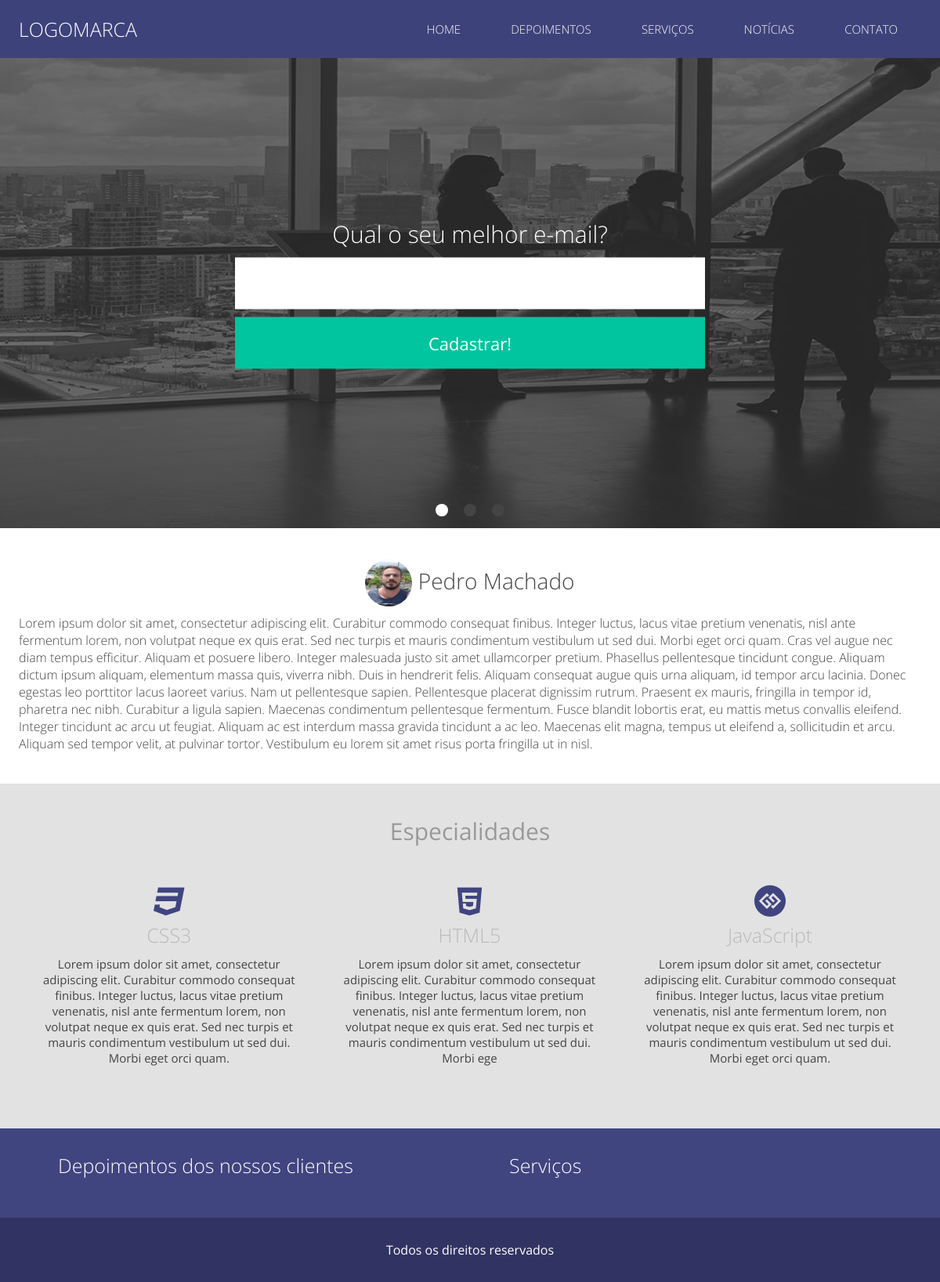
The page / on the database its author committed.
### classes/MySql.php (called while the page is built)
<?php
	class MySql{
		private static $pdo;
		public static function conectar(){
			if(self::$pdo == null){
				try{
				self::$pdo = new PDO('mysql:host='.HOST.';dbname='.DATABASE,USER,PASSWORD,array(PDO::MYSQL_ATTR_INIT_COMMAND => "SET NAMES utf8"));
				self::$pdo->setAttribute(PDO::ATTR_ERRMODE,PDO::ERRMODE_EXCEPTION);
				}catch(Exception $e){
					echo '<h2>Erro ao conectar</h2>';
				}
			}
			return self::$pdo;
		}
	}
?>

### pages/home.php (the view, shortened to what this page needs)
<section class="banner-container">
		<div class="center">
		<form class="ajax-form" method="post">
			<h2>Qual o seu melhor e-mail?</h2>
			<input type="email" name="email" required />
			<input type="submit" name="acao" value="Cadastrar!">
		</form>
		</div>
		<div class="bullets"></div>
</section>
	<section class="descricao-autor">
		<div class="center">
		<div class="w100 left">
			<h2 class="text-center"><img src="<?php echo INCLUDE_PATH ?>images/foto.jpg" /> Pedro Machado</h2>
			<p><?php echo $infoSite['descricao']; ?></p>
		</div>
		</div>
	</section>
	<section class="especialidades">
		<div class="center">
			<h2 class="title">Especialidades</h2>
			<div class="w33 left box-especialidade">
					<h3><i class="<?php echo $infoSite['icone1']; ?>" aria-hidden="true"></i></h3>
					<h4>CSS3</h4>
					<p><?php echo $infoSite['descricao1']; ?></p>
			</div>
			<div class="w33 left box-especialidade">
				<h3><i class="<?php echo $infoSite['icone2']; ?>" aria-hidden="true"></i></h3>
				<h4>HTML5</h4>
				<p><?php echo $infoSite['descricao2']; ?></p>
			</div>
			<div class="w33 left box-especialidade">
				<h3><i class="<?php echo $infoSite['icone3']; ?>" aria-hidden="true"></i></h3>
				<h4>JavaScript</h4>
				<p><?php echo $infoSite['descricao3']; ?></p>
			</div>
		</div>
	</section>
	<section class="extras">
		<div class="center">
			<div id="depoimentos" class="w50 left depoimentos-container">
				<h2 class="title">Depoimentos dos nossos clientes</h2>
			</div>
			<div id="servicos" class="w50 left servicos-container">
				<h2 class="title">Serviços</h2>
			</div>
		</div>
	</section>

### estilo/style.css (style rules this page uses)
* { margin: 0; padding: 0; box-sizing: border-box; font-family: "Open Sans"; }
input[type=text], input[type=button], input[type=submit], input[type=password], textarea { -webkit-appearance: none; border-radius: 0; }
html,body { height: 100%; }
input { border:0; }
img { width: 100%; max-width: 400px; }
.text-center { text-align: center; }
.center { max-width: 1280px; padding:0 2%; margin:0 auto; }
.w33 { width: 33.3%; padding: 0 10px; }
.w50 { padding:0 10px; width: 50%; }
.left { float: left; }
section.banner-container { width: 100%; height: 600px; position: relative; }
section.banner-container form { width: 93%; max-width: 600px; z-index: 3; position: absolute; left: 50%; top:50%; transform:translate(-50%,-50%); -ms-transform:translate(-50%,-50%); }
section.banner-container form h2 { color: white; font-weight: 300; font-size: 30px; text-align: center; }
section.banner-container form input[type=email] { width: 100%; height: 66px; margin-top:10px; background: white; color: #333; font-size: 22px; padding-left: 10px; }
section.banner-container form input[type=submit] { width: 100%; height: 66px; margin-top:10px; background: #00C59E; color: white; cursor: pointer; font-size: 22px; border: 0; }
section.descricao-autor { padding:40px 0; }
section.descricao-autor h2 { font-size: 28px; font-weight: 300; color: #444; }
section.descricao-autor img { width: 60px; height:60px; display: inline-block; vertical-align: middle; border-radius: 50%; }
section.descricao-autor p { font-size: 16px; color: #444; font-weight: 300; margin-top:10px; }
section.especialidades { padding: 40px 0; background: #E2E2E2; }
section.especialidades h2.title { font-size: 30px; text-align: center; font-weight: 400; color: #999; }
.box-especialidade { margin:40px 0; padding: 0 30px; text-align: center; }
.box-especialidade h3 { color: #404580; font-size: 40px; }
.box-especialidade h4 { font-weight: 300; font-size: 25px; color: #BABABA; }
.box-especialidade p { color: #444; font-size: 15px; margin-top: 10px; }
section.extras { padding: 30px 0; background: #404580; }
.servicos-container,.depoimentos-container { padding: 0 50px; }
section.extras .title { color: white; font-weight: 300; font-size: 25px; margin-bottom: 15px; }
body { overflow-x: hidden; }
.bullets { position: absolute; bottom: 10px; left: 50%; transform: translateX(-50%); z-index: 5; }

### rows shown on the page
tb_site.config: descricao "Lorem ipsum dolor sit amet, consectetur adipiscing elit. Curabitur commodo consequat finibus. Integer luctus, lacus vitae pretium venenatis, nisl ante fermentum lorem, non volutpat neque ex quis erat. Sed nec turpis et mauris condimentum vestibulum ut sed dui. Morbi eget orci quam. Cras vel augue nec diam tempus efficitur. Aliquam et posuere libero. Integer malesuada justo sit amet ullamcorper pretium. Phasellus pellentesque tincidunt congue. Aliquam dictum ipsum aliquam, elementum massa quis, viverra nibh. Duis in hendrerit felis. Aliquam consequat augue quis urna aliquam, id tempor arcu lacinia. Donec egestas leo porttitor lacus laoreet varius. Nam ut pellentesque sapien. Pellentesque…", descricao1 "Lorem ipsum dolor sit amet, consectetur adipiscing elit. Curabitur commodo consequat finibus. Integer luctus, lacus vitae pretium venenatis, nisl ante fermentum lorem, non volutpat neque ex quis erat. Sed nec turpis et mauris condimentum vestibulum ut sed dui. Morbi eget orci quam.", descricao2 "Lorem ipsum dolor sit amet, consectetur adipiscing elit. Curabitur commodo consequat finibus. Integer luctus, lacus vitae pretium venenatis, nisl ante fermentum lorem, non volutpat neque ex quis erat. Sed nec turpis et mauris condimentum vestibulum ut sed dui. Morbi ege", descricao3 "Lorem ipsum dolor sit amet, consectetur adipiscing elit. Curabitur commodo consequat finibus. Integer luctus, lacus vitae pretium venenatis, nisl ante fermentum lorem, non volutpat neque ex quis erat. Sed nec turpis et mauris condimentum vestibulum ut sed dui. Morbi eget orci quam."
